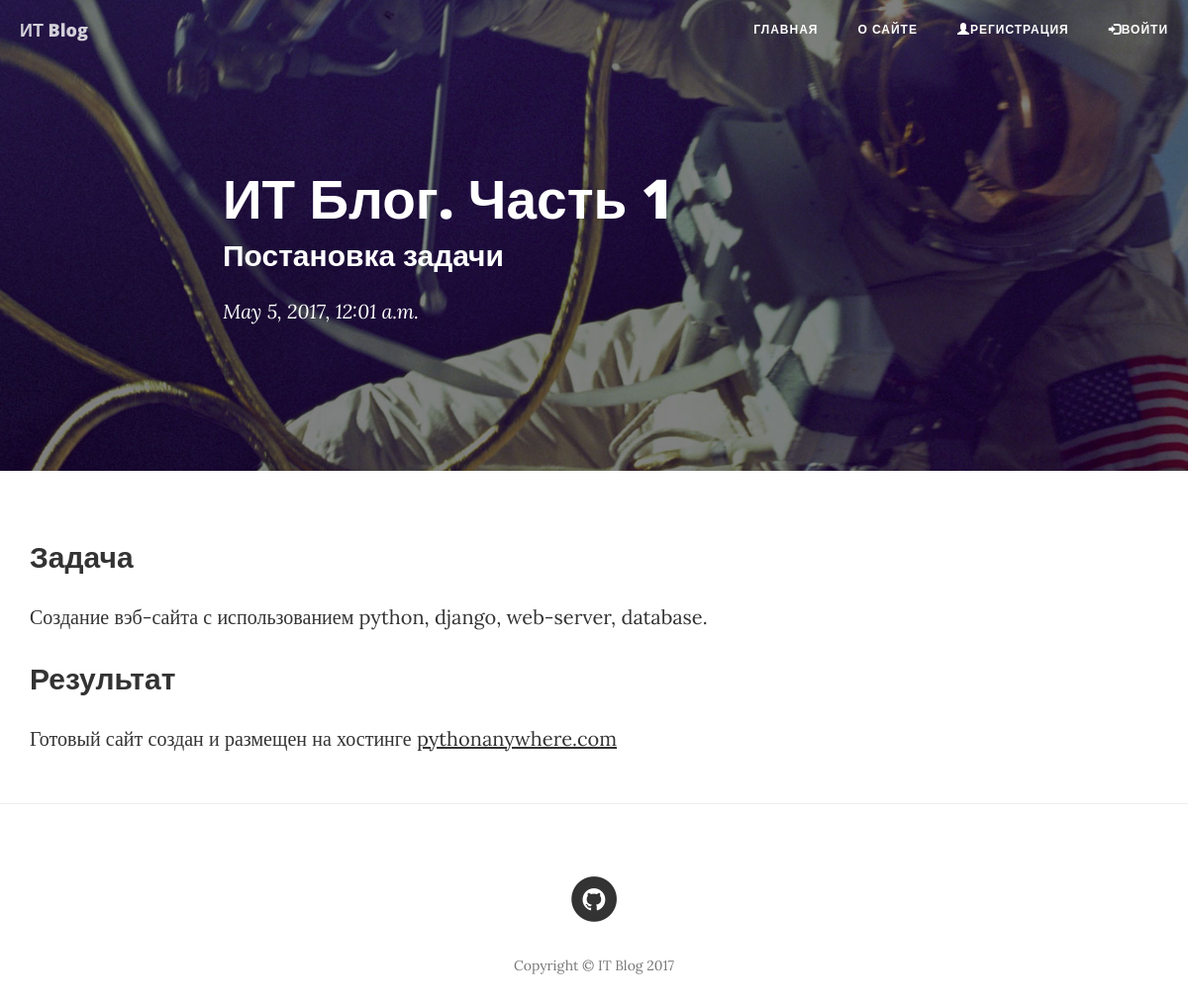
The page /post/10/ on the database its author committed.
### main_app/models.py (models this page shows, shortened)
class Post(models.Model):
    title = models.CharField(max_length=64, unique=True)
    subtitle = models.CharField(max_length=128, blank=True)
    post_datetime = models.DateTimeField(auto_now=True)
    text = models.TextField()
    is_active = models.BooleanField(default=False)
    user = models.ForeignKey(User)

### main_app/views.py (the view)
# urls.py: url(r'^post/(?P<pk>\d+)/$', PostDetailView.as_view(), name='post'),
class PostDetailView(DetailView):
    model = Post
    template_name = 'post.html'
    context_object_name = 'post'

### main_app/templates/post.html (shortened to what this page needs)
{% extends "main.html" %}
{% load staticfiles %}
{% block header %}
    <header class="intro-header" style="background-image: url('{% static "img/post-bg.jpg" %}')">
        <div class="container">
            <div class="row">
                <div class="col-lg-8 col-lg-offset-2 col-md-10 col-md-offset-1">
                    <div class="post-heading">
                        <h1>{{post.title}}</h1>
                        <h2 class="subheading">{{post.subtitle}}</h2>
                        <span class="meta">{{post.post_datetime}}</span>
                    </div>
                </div>
            </div>
        </div>
    </header>
{% endblock %}
{% block content %}
    {{post.text|safe}}
{% endblock %}

### rows shown on the page
Post: title "ИТ Блог. Часть 1", subtitle "Постановка задачи", post_datetime "May 5, 2017, 12:01 a.m.", text "Задача Создание вэб-сайта с использованием python, django, web-server, database. Результат Готовый сайт создан и размещен на хостинге pythonanywhere.com"
